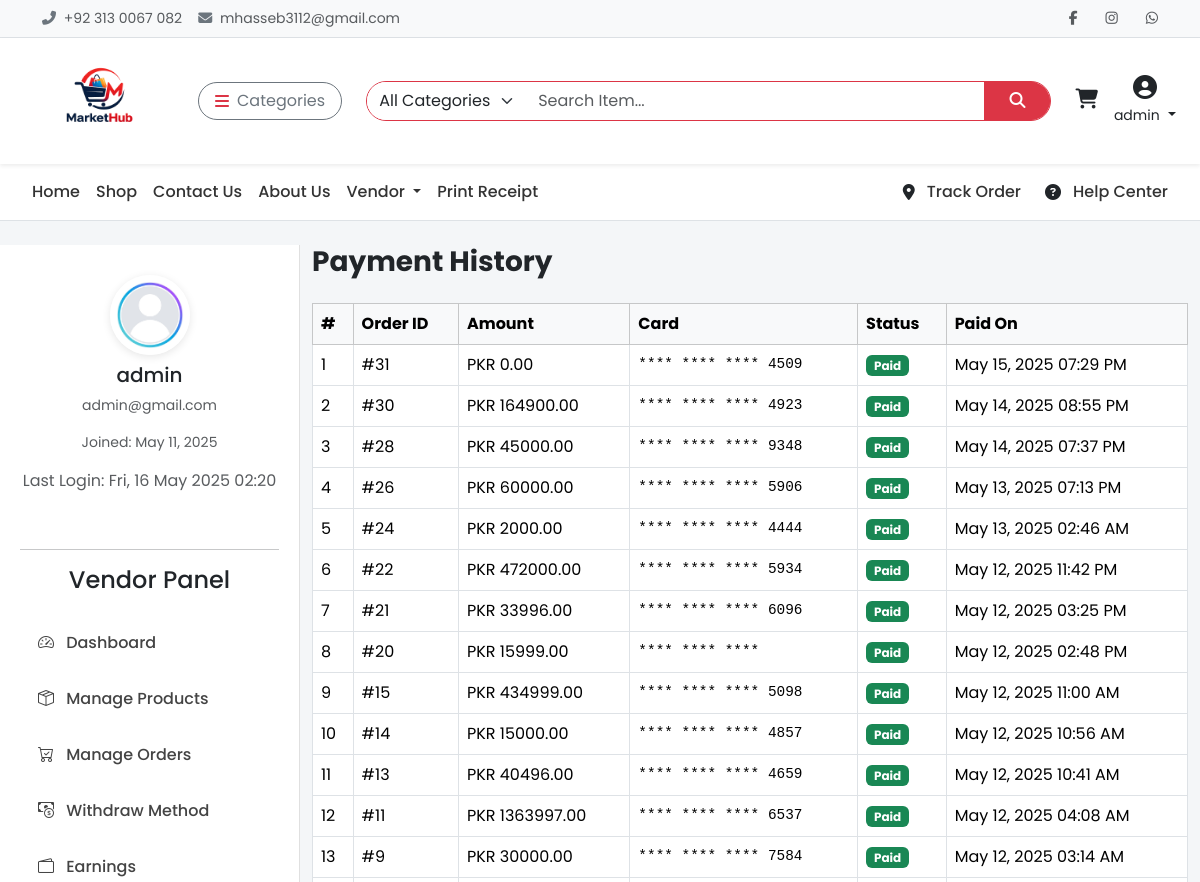
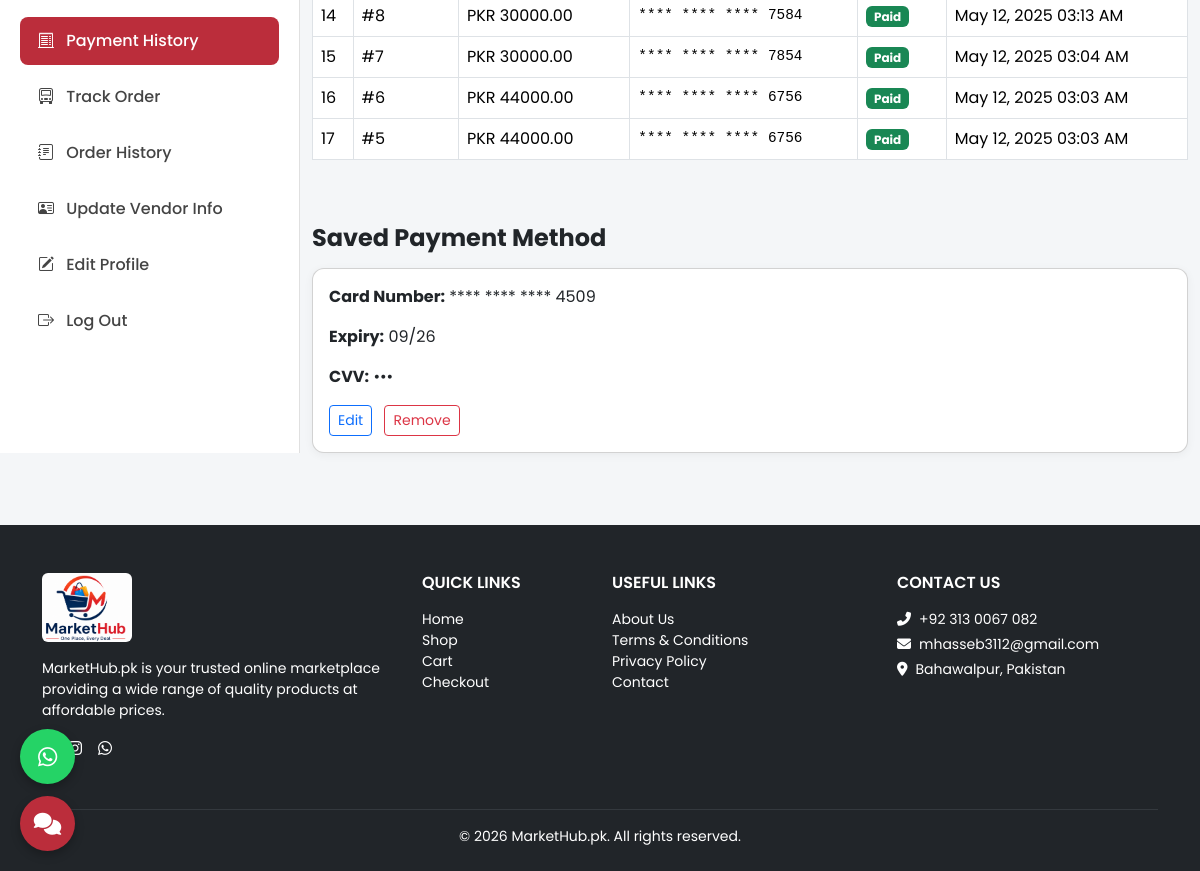
Screenshot of /vendor/payments/ (signed in) with the database file from the repository (2 pictures, top to bottom).
### api/models.py (models this page shows, shortened)
class CustomUser(AbstractUser):
    email = models.EmailField(unique=True)
    phone = models.CharField(max_length=20, blank=True)
    profile_image = models.ImageField(upload_to='profiles/', blank=True, null=True)
    is_vendor = models.BooleanField(default=False)
    is_customer = models.BooleanField(default=True)
    address = models.TextField(blank=True)

class Payment(models.Model):
    order = models.OneToOneField(Order, on_delete=models.CASCADE)
    card_number = models.CharField(max_length=20)  # Mask in production
    expiry = models.CharField(max_length=5)
    cvv = models.CharField(max_length=4)
    payment_status = models.CharField(max_length=20, default='Success')

class Order(models.Model):
    STATUS_CHOICES = [
        ('Pending', 'Pending'),
        ('Processing', 'Processing'),
        ('Shipped', 'Shipped'),
        ('Delivered', 'Delivered'),
        ('Cancelled', 'Cancelled'),
        ('Returned', 'Returned'),
    ]
    user = models.ForeignKey(settings.AUTH_USER_MODEL, on_delete=models.SET_NULL, null=True, blank=True)
    full_name = models.CharField(max_length=255)
    email = models.EmailField()
    phone = models.CharField(max_length=20)
    address = models.TextField()
    city = models.CharField(max_length=100)
    zip_code = models.CharField(max_length=10)
    total_amount = models.DecimalField(max_digits=10, decimal_places=2)
    status = models.CharField(max_length=20, choices=STATUS_CHOICES, default='Pending')
    created_at = models.DateTimeField(auto_now_add=True)
    shipped_at = models.DateTimeField(null=True, blank=True)
    delivered_at = models.DateTimeField(null=True, blank=True)
    courier = models.CharField(max_length=100, blank=True, null=True)
    tracking_number = models.CharField(max_length=100, blank=True, null=True)
    estimated_delivery = models.DateField(default=default_estimated_delivery, null=True, blank=True)

### api/vendashviews.py (the view)
# urls.py: path('vendor/payments/', vendashviews.payment_history, name='vendor_payment_history'),
@login_required
def payment_history(request):
    payments = Payment.objects.filter(order__user=request.user).select_related('order').order_by('-order__created_at')
    latest_payment = payments.first()
    return render(request, 'vendor/payment_history.html', {
        'payments': payments,
        'latest_payment': latest_payment
    })

### templates/vendor/payment_history.html (shortened to what this page needs)
{% extends 'base.html' %}
{% load static %}
{% block content %}
<div class="container-fluid py-4">
  <div class="row">
    <div class="col-md-3 sidebar">
      <div class="text-center mb-4">
        <img src="{% static 'images/default-user.png' %}" alt="User Image" class="user-img mb-2">
        <h5>{{ request.user.username }}</h5>
        <p class="text-muted small">{{ request.user.email }}</p>
        <p class="small text-muted">Joined: {{ request.user.date_joined|date:"M d, Y" }}</p>
        {% if request.user.last_login %}
        <p class="text-muted">Last Login: {{ request.user.last_login|date:"D, d M Y H:i" }}</p>
        {% endif %}
      </div>
      <hr>
      {% include 'includes/sidebar_vendor.html' %}
    </div>
    <div class="col-md-9">
      <h3 class="fw-bold mb-4">Payment History</h3>
      {% if payments %}
      <div class="table-responsive mb-5">
        <table class="table table-bordered table-hover align-middle">
          <thead class="table-light">
            <tr>
              <th>#</th>
              <th>Order ID</th>
              <th>Amount</th>
              <th>Card</th>
              <th>Status</th>
              <th>Paid On</th>
            </tr>
          </thead>
          <tbody>
            {% for payment in payments %}
            <tr>
              <td>{{ forloop.counter }}</td>
              <td>#{{ payment.order.id }}</td>
              <td>PKR {{ payment.order.total_amount|floatformat:2 }}</td>
              <td class="payment-method">**** **** **** {{ payment.card_number|slice:"-4:" }}</td>
              <td>
                {% if payment.payment_status == "Success" %}
                <span class="badge bg-success">Paid</span>
                {% else %}
                <span class="badge bg-danger">{{ payment.payment_status }}</span>
                {% endif %}
              </td>
              <td>{{ payment.order.created_at|date:"M d, Y h:i A" }}</td>
            </tr>
            {% endfor %}
          </tbody>
        </table>
      </div>
      {% else %}
      <div class="alert alert-info">You haven’t made any payments yet.</div>
      {% endif %}
      <h4 class="fw-bold mb-3">Saved Payment Method</h4>
      {% if latest_payment %}
      <div class="card">
        <div class="card-body">
          <p><strong>Card Number:</strong> **** **** **** {{ latest_payment.card_number|slice:"-4:" }}</p>
          <p><strong>Expiry:</strong> {{ latest_payment.expiry }}</p>
          <p><strong>CVV:</strong> •••</p>
          <div class="mt-3">
            <button class="btn btn-sm btn-outline-primary me-2" data-bs-toggle="modal"
              data-bs-target="#editCardModal">Edit</button>
            <form method="post" action="{% url 'delete_payment_method' %}" class="d-inline">
              <button class="btn btn-sm btn-outline-danger"
                onclick="return confirm('Are you sure you want to delete this card?')">Remove</button>
            </form>
          </div>
        </div>
      </div>
      {% else %}
      <p class="text-muted">No saved payment method.</p>
      {% endif %}
    </div>
  </div>
</div>
{% include 'includes/footer.html' %}
{% endblock %}

### templates/base.html (shortened to what this page needs)
{% load static %}
<!DOCTYPE html>
<html lang="en">
<head>
  <link href="https://cdn.jsdelivr.net/npm/bootstrap@5.3.3/dist/css/bootstrap.min.css" rel="stylesheet"
>
  <link href="https://cdnjs.cloudflare.com/ajax/libs/font-awesome/6.5.0/css/all.min.css" rel="stylesheet">
  <link href="https://cdn.jsdelivr.net/npm/bootstrap-icons@1.10.5/font/bootstrap-icons.css" rel="stylesheet">
  <link href="https://unpkg.com/aos@2.3.4/dist/aos.css" rel="stylesheet">
</head>
<body>
  {% include 'includes/header.html' %}
  {% include 'includes/navigation.html' %}
  {% block content %}{% endblock %}
  <div class="left-buttons">
    <a href="https://wa.me/923130067082" target="_blank" title="Chat on WhatsApp">
      <i class="fab fa-whatsapp"></i>
    </a>
    <button id="chatbot-launch" title="Ask a Question">
      <i class="fas fa-comments"></i>
    </button>
  </div>
</body>
</html>

### templates/includes/header.html (shortened to what this page needs)
{% load static %}
<div class="topbar border-bottom bg-light py-2 small">
  <div class="container d-flex justify-content-between align-items-center flex-wrap">
    <div class="text-muted d-flex align-items-center gap-3">
      <span><i class="fas fa-phone-alt me-1 text-secondary"></i> +92 313 0067 082</span>
      <span><i class="fas fa-envelope me-1 text-secondary"></i> mhasseb3112@gmail.com</span>
    </div>
    <div class="d-flex align-items-center gap-3 mt-2 mt-md-0">
      <a href="https://www.facebook.com/mhaseeb.haseeb.5817" class="text-muted"><i class="fab fa-facebook-f"></i></a>
      <a href="https://www.instagram.com/muhammadhaseeb012" class="text-muted"><i class="fab fa-instagram"></i></a>
      <a href="https://wa.me/923130067082" class="text-muted"><i class="fab fa-whatsapp"></i></a>
    </div>
  </div>
</div>
<nav class="navbar navbar-expand-lg bg-white shadow-sm sticky-top">
  <div class="container-fluid px-4">
    <a class="navbar-brand me-4 d-flex align-items-center" href="{% url 'home' %}">
      <img src="{% static 'images/logo-1.png' %}" alt="MarketHub" class="img-fluid" style="height: 100px; width: auto;">
    </a>
    <div class="dropdown me-3">
      <button class="btn btn-outline-secondary d-flex align-items-center rounded-pill px-3" type="button"
        data-bs-toggle="dropdown">
        <i class="fas fa-bars me-2 text-danger"></i> Categories
      </button>
    </div>
    <form class="d-flex flex-grow-1 mx-2" method="GET" action="{% url 'search_products' %}">
      <div class="input-group rounded-pill overflow-hidden border border-danger">
        <select name="category" class="form-select border-0" style="max-width: 160px;">
          <option value="">All Categories</option>
        </select>
        <input type="search" name="q" class="form-control border-0" placeholder="Search Item..." required>
        <button class="btn btn-danger rounded-0 px-4" type="submit"><i class="fas fa-search"></i></button>
      </div>
    </form>
    <div class="d-flex align-items-center ms-3 gap-3">
      <a href="#" id="cart-icon" class="text-dark position-relative" data-bs-toggle="offcanvas"
        data-bs-target="#cartSidebar">
        <i class="fas fa-shopping-cart fs-5"></i>
        <br>
      </a>
      {% if user.is_authenticated %}
      <div class="dropdown text-center">
        <a href="#" class="text-dark text-decoration-none dropdown-toggle" data-bs-toggle="dropdown">
          <i class="fas fa-user-circle fs-4"></i><br>
          <small>{{ user.username }}</small>
        </a>
      </div>
      {% else %}
      <a href="#" class="text-dark text-decoration-none text-center" data-bs-toggle="modal"
        data-bs-target="#loginModal">
        <i class="fas fa-sign-in-alt fs-5"></i><br><small>Login</small>
      </a>
      {% endif %}
    </div>
  </div>
</nav>

### templates/includes/navigation.html (shortened to what this page needs)
{% load static %}
<nav class="navbar navbar-expand-lg bg-white border-bottom">
  <div class="container-fluid px-4">
    <ul class="navbar-nav me-auto mb-2 mb-lg-0 d-flex align-items-center">
      <li class="nav-item">
        <a class="nav-link {% if request.resolver_match.url_name == 'home' %} active text-dark text-danger border-bottom border-2 border-danger {% endif %}" href="{% url 'home' %}">Home</a>
      </li>
      <li class="nav-item">
        <a class="nav-link {% if request.resolver_match.url_name == 'shop' %}active text-dark text-danger border-bottom border-2 border-danger {% endif %}" href="{% url 'shop' %}">Shop</a>
      </li>
      <li class="nav-item">
        <a class="nav-link {% if request.resolver_match.url_name == 'contact' %}active text-dark text-danger border-bottom border-2 border-danger {% endif %}" href="{% url 'contact' %}">Contact Us</a>
      </li>
      <li class="nav-item">
        <a class="nav-link {% if request.resolver_match.url_name == 'about_us' %}active text-dark text-danger border-bottom border-2 border-danger {% endif %}" href="{% url 'about_us' %}">About Us</a>
      </li>
      <li class="nav-item dropdown">
        <a class="nav-link dropdown-toggle text-dark" href="#" role="button" data-bs-toggle="dropdown">
          Vendor
        </a>
      </li>
      <li class="nav-item">
        <a class="nav-link text-dark" href="{% url 'receipt_input' %}">Print Receipt</a>
      </li>
    </ul>
    <ul class="navbar-nav d-flex align-items-center gap-3">
      <li class="nav-item d-flex align-items-center">
        <i class="fas fa-map-marker-alt me-1 text-dark"></i>
        <a class="nav-link {% if request.resolver_match.url_name == 'track_order' %}active text-dark text-danger border-bottom border-2 border-danger {% endif %}" href="{% url 'track_order' %}">Track Order</a>
      </li>
      <li class="nav-item d-flex align-items-center">
        <i class="fas fa-question-circle me-1 text-dark"></i>
        <a class="nav-link {% if request.resolver_match.url_name == 'contact' %}active text-dark text-danger border-bottom border-2 border-danger {% endif %}" href="{% url 'contact' %}">Help Center</a>
      </li>
    </ul>
  </div>
</nav>

### templates/includes/sidebar_vendor.html
<h4 class="text-center mb-4">Vendor Panel</h4>
<nav class="nav flex-column">
  <a href="{% url 'vendor_dashboard' %}"
     class="nav-link {% if request.resolver_match.url_name == 'vendor_dashboard' %}active{% endif %}">
    <i class="bi bi-speedometer2 me-2"></i> Dashboard
  </a>
  <a href="{% url 'product_dashboard' %}"
     class="nav-link {% if request.resolver_match.url_name == 'product_dashboard' %}active{% endif %}">
    <i class="bi bi-box-seam me-2"></i> Manage Products
  </a>
  <a href="{% url 'vendor_manage_orders' %}"
     class="nav-link {% if request.resolver_match.url_name == 'vendor_manage_orders' %}active{% endif %}">
    <i class="bi bi-cart-check me-2"></i> Manage Orders
  </a>
  <a href="{% url 'vendor_payment_details' %}"
     class="nav-link {% if request.resolver_match.url_name == 'vendor_payment_details' %}active{% endif %}">
    <i class="bi bi-cash-coin me-2"></i> Withdraw Method
  </a>
  <a href="{% url 'vendor_earnings' %}"
     class="nav-link {% if request.resolver_match.url_name == 'vendor_earnings' %}active{% endif %}">
    <i class="bi bi-wallet2 me-2"></i> Earnings
  </a>
  <a href="{% url 'vendor_payment_history' %}"
     class="nav-link {% if request.resolver_match.url_name == 'vendor_payment_history' %}active{% endif %}">
    <i class="bi bi-receipt-cutoff me-2"></i> Payment History
  </a>
  <a href="{% url 'vendor_track_order_view' %}"
     class="nav-link {% if request.resolver_match.url_name == 'vendor_track_order_view' %}active{% endif %}">
    <i class="bi bi-truck-front me-2"></i> Track Order
  </a>
  <a href="{% url 'vendor_order_history' %}"
     class="nav-link {% if request.resolver_match.url_name == 'vendor_order_history' %}active{% endif %}">
    <i class="bi bi-journal-text me-2"></i> Order History
  </a>
  <a href="{% url 'edit_vendor_profile' %}"
     class="nav-link {% if request.resolver_match.url_name == 'edit_vendor_profile' %}active{% endif %}">
    <i class="bi bi-person-vcard me-2"></i> Update Vendor Info
  </a>
  <a href="{% url 'edit_profile' %}"
     class="nav-link {% if request.resolver_match.url_name == 'edit_profile' %}active{% endif %}">
    <i class="bi bi-pencil-square me-2"></i> Edit Profile
  </a>
  <a href="{% url 'logout' %}" class="nav-link">
    <i class="bi bi-box-arrow-right me-2"></i> Log Out
  </a>
</nav>

### templates/includes/footer.html (shortened to what this page needs)
{% load static %}
<footer class="bg-dark text-white pt-5 pb-4 mt-5">
  <div class="container">
    <div class="row">
      <div class="col-md-4 mb-4">
        <a href="{% url 'home' %}" class="d-inline-block mb-3">
          <img src="{% static 'images/log_foot.png' %}" alt="Logo" width="90" height="auto" class="rounded">
        </a>
        <p class="small">
          MarketHub.pk is your trusted online marketplace providing a wide range of quality products at affordable
          prices.
        </p>
        <div class="d-flex gap-3 mt-3">
          <a href="https://www.facebook.com/mhaseeb.haseeb.5817"></a>
          <a href="https://www.instagram.com/muhammadhaseeb012"><i class="fab fa-instagram"></i></a>
          <a href="https://wa.me/923130067082"><i class="fab fa-whatsapp"></i></a>
        </div>
      </div>
      <div class="col-md-2 mb-4">
        <h6 class="text-uppercase fw-semibold mb-3">Quick Links</h6>
        <ul class="list-unstyled small">
          <li><a href="{% url 'home' %}" class="text-decoration-none">Home</a></li>
          <li><a href="{% url 'search_products' %}" class="text-decoration-none">Shop</a></li>
          <li><a href="{% url 'cart_view' %}" class="text-decoration-none">Cart</a></li>
          <li><a href="{% url 'checkout' %}" class="text-decoration-none">Checkout</a></li>
        </ul>
      </div>
      <div class="col-md-3 mb-4">
        <h6 class="text-uppercase fw-semibold mb-3">Useful Links</h6>
        <ul class="list-unstyled small">
          <li><a href="#" class="text-decoration-none">About Us</a></li>
          <li><a href="#" class="text-decoration-none">Terms & Conditions</a></li>
          <li><a href="#" class="text-decoration-none">Privacy Policy</a></li>
          <li><a href="#" class="text-decoration-none">Contact</a></li>
        </ul>
      </div>
      <div class="col-md-3 mb-4">
        <h6 class="text-uppercase fw-semibold mb-3">Contact Us</h6>
        <p class="small mb-1"><i class="fas fa-phone-alt me-2"></i>+92 313 0067 082</p>
        <p class="small mb-1"><i class="fas fa-envelope me-2"></i>mhasseb3112@gmail.com</p>
        <p class="small"><i class="fas fa-map-marker-alt me-2"></i>Bahawalpur, Pakistan</p>
      </div>
    </div>
    <hr class="border-secondary mt-4">
    <div class="text-center small">
      &copy; {{ year|default:2026 }} MarketHub.pk. All rights reserved.
    </div>
  </div>
</footer>

### rows the page displays
CustomUser: username "admin", user.username "admin", user.email "admin@gmail.com", user.date_joined "May 11, 2025", user.last_login "Fri, 16 May 2025 02:20"
Payment: order.id "31", order.total_amount "0.00", card_number "4509", payment_status "Paid", order.created_at "May 15, 2025 07:29 PM", expiry "09/26"
Payment: order.id "30", order.total_amount "164900.00", card_number "4923", payment_status "Paid", order.created_at "May 14, 2025 08:55 PM"
Payment: order.id "28", order.total_amount "45000.00", card_number "9348", payment_status "Paid", order.created_at "May 14, 2025 07:37 PM"
Payment: order.id "26", order.total_amount "60000.00", card_number "5906", payment_status "Paid", order.created_at "May 13, 2025 07:13 PM"
Payment: order.id "24", order.total_amount "2000.00", card_number "4444", payment_status "Paid", order.created_at "May 13, 2025 02:46 AM"
Payment: order.id "22", order.total_amount "472000.00", card_number "5934", payment_status "Paid", order.created_at "May 12, 2025 11:42 PM"
Payment: order.id "21", order.total_amount "33996.00", card_number "6096", payment_status "Paid", order.created_at "May 12, 2025 03:25 PM"
Payment: order.id "20", order.total_amount "15999.00", payment_status "Paid", order.created_at "May 12, 2025 02:48 PM"
Payment: order.id "15", order.total_amount "434999.00", card_number "5098", payment_status "Paid", order.created_at "May 12, 2025 11:00 AM"
Payment: order.id "14", order.total_amount "15000.00", card_number "4857", payment_status "Paid", order.created_at "May 12, 2025 10:56 AM"
Payment: order.id "13", order.total_amount "40496.00", card_number "4659", payment_status "Paid", order.created_at "May 12, 2025 10:41 AM"
Payment: order.id "11", order.total_amount "1363997.00", card_number "6537", payment_status "Paid", order.created_at "May 12, 2025 04:08 AM"
Payment: order.id "9", order.total_amount "30000.00", card_number "7584", payment_status "Paid", order.created_at "May 12, 2025 03:14 AM"
Payment: order.id "8", order.total_amount "30000.00", card_number "7584", payment_status "Paid", order.created_at "May 12, 2025 03:13 AM"
Payment: order.id "7", order.total_amount "30000.00", card_number "7854", payment_status "Paid", order.created_at "May 12, 2025 03:04 AM"
Payment: order.id "6", order.total_amount "44000.00", card_number "6756", payment_status "Paid", order.created_at "May 12, 2025 03:03 AM"
Payment: order.id "5", order.total_amount "44000.00", card_number "6756", payment_status "Paid", order.created_at "May 12, 2025 03:03 AM"

### other values shown
{{ year|default:2026 }} "2026"
